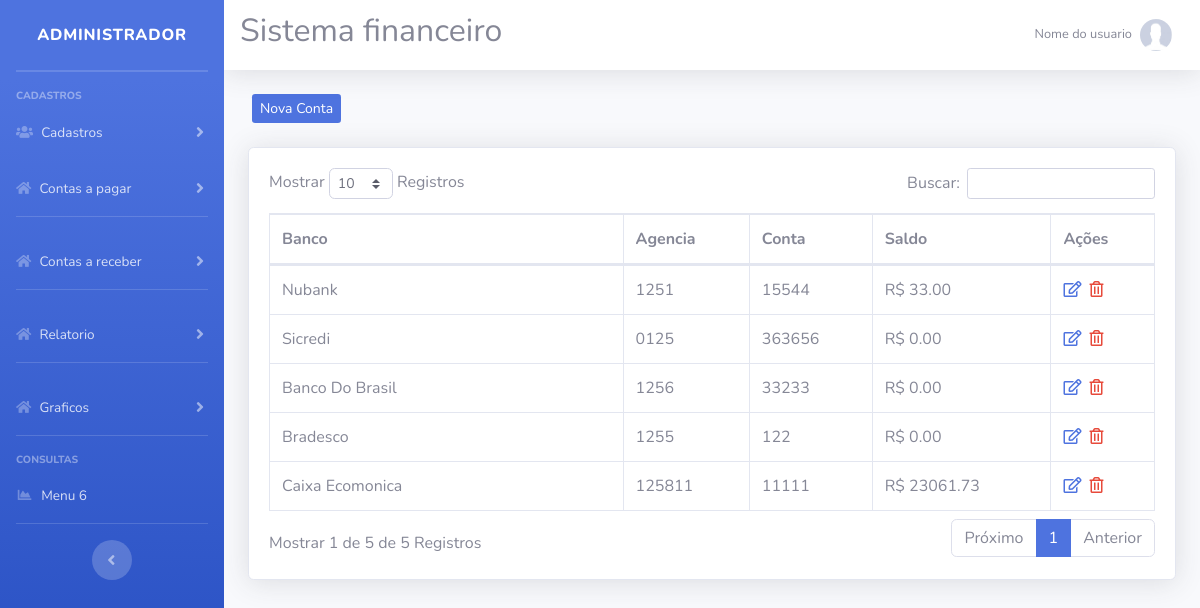
/sistema/index.php?pag=Conta, run on the app's committed database.
### tables this page shows
CREATE TABLE `conta` (
  `id` int(11) NOT NULL,
  `banco` varchar(50) NOT NULL,
  `agencia` varchar(10) NOT NULL,
  `conta` varchar(50) NOT NULL,
  `saldo` decimal(10,2) NOT NULL
);

### sistema/conta.php (the view, shortened to what this page needs)
<?php
$pag = "Conta";
require_once("../config/conexao.php");
?>
<div class="row mt-4 mb-4">
    <a type="button" class="btn-primary btn-sm ml-3 d-none d-md-block" href="index.php?pag=<?php echo $pag ?>&funcao=novo">Nova Conta</a>
</div>
<div class="card shadow mb-4">
    <div class="card-body">
        <div class="table-responsive">
            <table class="table table-bordered" id="dataTable" width="100%" cellspacing="0">
                <thead>
                    <tr>
                        <th width="40%" align="left">Banco</th>
                        <th >Agencia</th>
                        <th >Conta</th>
                        <th >Saldo</th>
                        <th>Ações</th>
                    </tr>
                </thead>
                <tbody>
                   <?php
                   $query = $pdo->query("SELECT * FROM conta order by id desc ");
                   $res = $query->fetchAll(PDO::FETCH_ASSOC);
                   for ($i=0; $i < count($res); $i++) {
                      $banco   = $res[$i]['banco'];
                      $agencia = $res[$i]['agencia'];
                      $conta   = $res[$i]['conta'];
                      $saldo   = $res[$i]['saldo'];
                      $id = $res[$i]['id'];
                      ?>
                    <tr>
                        <td><?php echo $banco ?></td>
                        <td><?php echo $agencia ?></td>
                        <td><?php echo $conta ?></td>
                        <td> <?php echo 'R$ ' . $saldo ?></td>
                        <td>
                             <a href="index.php?pag=<?php echo $pag ?>&funcao=editar&id=<?php echo $id ?>" class='text-primary mr-1' title='Editar Dados'><i class='far fa-edit'></i></a>
                            <a href="index.php?pag=<?php echo $pag ?>&funcao=excluir&id=<?php echo $id ?>" class='text-danger mr-1' title='Excluir Registro'><i class='far fa-trash-alt'></i></a>
                        </td>
                    </tr>
<?php } ?>
                </tbody>
            </table>
        </div>
    </div>
</div>

### sistema/index.php (shortened to what this page needs)
<?php
$pag = @$_GET["pag"];
$menu1 = "Conta";
$menu2 = "Despesa";
$menu3 = "Dre";
$menu4 = "Fluxo";
$menu5 = "liquidacao_pagar";
$menu6 = "contas_receber";
$menu7 = "Fluxo Financeiro";
$menu8 = "Lancamento";
$menu9 = "fornecedor";
$menu10 = "conta_pagar";
$menu11 = "grafico_geral";
$menu12 = "relatorio";
$menu13 = "liquidacao_receber";
$menu14 = "grafico_data";
?>
<!DOCTYPE html>
<html lang="pt-br">
<head>
    <link href="../vendor/fontawesome-free/css/all.min.css" rel="stylesheet" type="text/css">
    <link href="../css/sb-admin-2.min.css" rel="stylesheet">
    <link href="../css/style.css" rel="stylesheet">
    <link href="../vendor/datatables/dataTables.bootstrap4.min.css" rel="stylesheet">
</head>
<body id="page-top">
    <div id="wrapper">
        <ul class="navbar-nav bg-gradient-primary sidebar sidebar-dark accordion" id="accordionSidebar">
            <a class="sidebar-brand d-flex align-items-center justify-content-center" href="index.php">
                <div class="sidebar-brand-text mx-3">Administrador</div>
            </a>
            <hr class="sidebar-divider my-0">
            <hr class="sidebar-divider">
            <div class="sidebar-heading">
                Cadastros
            </div>
            <li class="nav-item">
                <a class="nav-link collapsed" href="#" data-toggle="collapse" data-target="#collapseTwo" aria-expanded="true" aria-controls="collapseTwo">
                    <i class="fas fa-users"></i>
                    <span>Cadastros</span>
                </a>
            </li>
            <li class="nav-item">
                <a class="nav-link collapsed" href="#" data-toggle="collapse" data-target="#collapseUtilities2" aria-expanded="true" aria-controls="collapseUtilities2">
                    <i class="fas fa-home"></i>
                    <span>Contas a pagar</span>
                </a>
            </li>
            <hr class="sidebar-divider">
            <li class="nav-item">
                <a class="nav-link collapsed" href="#" data-toggle="collapse" data-target="#collapseUtilities4" aria-expanded="true" aria-controls="collapseUtilities4">
                    <i class="fas fa-home"></i>
                    <span>Contas a receber</span>
                </a>
            </li>
            <hr class="sidebar-divider">
            <li class="nav-item">
                <a class="nav-link collapsed" href="#" data-toggle="collapse" data-target="#collapseUtilities" aria-expanded="true" aria-controls="collapseUtilities">
                    <i class="fas fa-home"></i>
                    <span>Relatorio</span>
                </a>
            </li>
            <hr class="sidebar-divider">
            <li class="nav-item">
                <a class="nav-link collapsed" href="#" data-toggle="collapse" data-target="#collapseUtilities3" aria-expanded="true" aria-controls="collapseUtilities3">
                    <i class="fas fa-home"></i>
                    <span>Graficos</span>
                </a>
            </li>
            <hr class="sidebar-divider">
            <div class="sidebar-heading">
                Consultas
            </div>
            <li class="nav-item">
                <a class="nav-link" href="index.php?pag=<?php echo $menu6 ?>">
                    <i class="fas fa-fw fa-chart-area"></i>
                    <span>Menu 6</span></a>
            </li>
            <hr class="sidebar-divider d-none d-md-block">
            <div class="text-center d-none d-md-inline">
                <button class="rounded-circle border-0" id="sidebarToggle"></button>
            </div>
        </ul>
        <div id="content-wrapper" class="d-flex flex-column">
            <div id="content">
                <nav class="navbar navbar-expand navbar-light bg-white topbar mb-4 static-top shadow">
                    <h2>Sistema financeiro</h2>
                    <ul class="navbar-nav ml-auto">
                        <li class="nav-item dropdown no-arrow">
                            <a class="nav-link dropdown-toggle" href="#" id="userDropdown" role="button" data-toggle="dropdown" aria-haspopup="true" aria-expanded="false">
                                <span class="mr-2 d-none d-lg-inline text-gray-600 small">Nome do usuario</span>
                                <img class="img-profile rounded-circle" src="../img/sem-foto.jpg">
                            </a>
                        </li>
                    </ul>
                </nav>
                <div class="container-fluid">
                    <?php if (@$pag == null) {
                        @include_once("home.php");
                    } else if (@$pag == $menu1) {
                        @include_once(@$menu1 . ".php");
                    } else if (@$pag == $menu2) {
                        @include_once(@$menu2 . ".php");
                    } else if (@$pag == $menu3) {
                        include_once(@$menu3 . ".php");
                    } else if (@$pag == $menu4) {
                        @include_once(@$menu4 . ".php");
                    } else if (@$pag == $menu5) {
                        @include_once(@$menu5 . ".php");
                    } else if (@$pag == $menu6) {
                        @include_once(@$menu6 . ".php");
                    } else if (@$pag == $menu7) {
                        @include_once(@$menu7 . ".php");
                    } else if (@$pag == $menu8) {
                        @include_once(@$menu8 . ".php");
                    } else if (@$pag == $menu9) {
                        @include_once(@$menu9 . ".php");
                    } else if (@$pag == $menu10) {
                        @include_once(@$menu10 . ".php");
                    } else if (@$pag == $menu11) {
                        @include_once(@$menu11 . ".php");
                    } else if (@$pag == $menu12) {
                        @include_once(@$menu12 . ".php");
                    } else if (@$pag == $menu13) {
                        @include_once(@$menu13 . ".php");
                    } else if (@$pag == $menu14) {
                        @include_once(@$menu14 . ".php");
                    } else {
                        @include_once("home.php");
                    }
                    ?>
                </div>
            </div>
        </div>
    </div>
</body>
</html>

### data on the page
conta: banco "Nubank", agencia "1251", conta "15544", saldo "33.00"
conta: banco "Sicredi", agencia "0125", conta "363656", saldo "0.00"
conta: banco "Banco Do Brasil", agencia "1256", conta "33233", saldo "0.00"
conta: banco "Bradesco", agencia "1255", conta "122", saldo "0.00"
conta: banco "Caixa Ecomonica", agencia "125811", conta "11111", saldo "23061.73"
